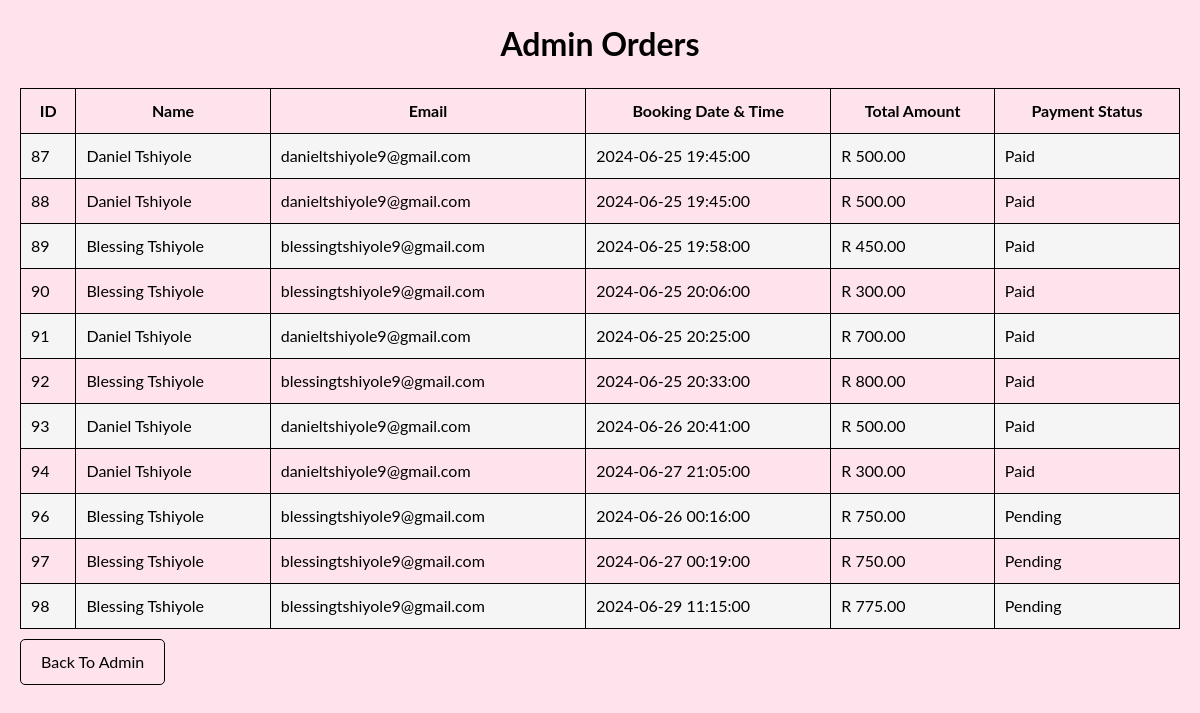
Screenshot of /admin_orders.php with the database file from the repository.
### tables this page shows
CREATE TABLE `payments` (
  `id` int(11) NOT NULL,
  `user_id` int(11) DEFAULT NULL,
  `name` varchar(100) NOT NULL,
  `email` varchar(100) NOT NULL,
  `booking_datetime` datetime NOT NULL,
  `services` text DEFAULT NULL,
  `total_amount` decimal(10,2) NOT NULL,
  `payment_status` varchar(20) NOT NULL DEFAULT 'Pending',
  `payment_date` datetime DEFAULT NULL
);

### admin_orders.php (the view, shortened to what this page needs)
<!DOCTYPE html>
<html lang="en">
<head>
    <link rel="stylesheet" href="style.css">
    <link rel="stylesheet" href="style2.css">
</head>
<body>
    <div class="container">
        <h1>Admin Orders</h1>
        <?php
        include 'db_connection.php';
        $sql = "SELECT id, name, email, booking_datetime, total_amount, payment_status FROM payments";
        $result = $conn->query($sql);
        if ($result === false) {
            echo "<p>Error: " . $conn->error . "</p>";
        } elseif ($result->num_rows > 0) {
            echo "<table>";
            echo "<tr><th>ID</th><th>Name</th><th>Email</th><th>Booking Date & Time</th><th>Total Amount</th><th>Payment Status</th></tr>";
            while ($row = $result->fetch_assoc()) {
                echo "<tr>";
                echo "<td>" . htmlspecialchars($row["id"]) . "</td>";
                echo "<td>" . htmlspecialchars($row["name"]) . "</td>";
                echo "<td>" . htmlspecialchars($row["email"]) . "</td>";
                echo "<td>" . htmlspecialchars($row["booking_datetime"]) . "</td>";
                echo "<td>R " . number_format($row["total_amount"], 2) . "</td>";
                echo "<td>" . htmlspecialchars($row["payment_status"]) . "</td>";
                echo "</tr>";
            }
            echo "</table>";
        } else {
            echo "<p>No orders found.</p>";
        }
        ?>
        <a href="admin.html" class="link-button">Back To Admin</a>
    </div>
</body>
</html>

### style.css (style rules this page uses)
* { margin: 0; padding: 0; box-sizing: border-box; list-style: none; }
body { font-family: "Lato", Helvetica, Arial, sans-serif; font-size: 16px; background-color: #fee3ec; line-height: 1.5; }
a { text-decoration: none; transition: all 0.3s ease-in-out; color: inherit; }
.container { width: 100%; margin: auto; padding-left: var(--col-gap); padding-right: var(--col-gap); }
@media screen and (min-width: 768px) { .container { max-width: 768px; } }
@media screen and (min-width: 1200px) { .container { max-width: 1200px; } }

### admin_orders.php (style rules this page uses)
table { width: 100%; border-collapse: collapse; margin-top: 20px; }
th, td { padding: 10px; border: 1px solid #000; }
th { background-color: #fee3ec; font-weight: bold; }
tr:nth-child(even) { background-color: #f5f5f5; }
.container { padding: 20px; }
h1 { text-align: center; }
.link-button { display: inline-block; padding: 10px 20px; background-color: #fee3ec; color: #000; border: 1px solid #000; border-radius: 5px; cursor: pointer; transition: background-color 0.3s ease; text-decoration: none; margin-top: 10px; }

### rows the page displays
payments: id "87", name "Daniel Tshiyole", email "danieltshiyole9@gmail.com", booking_datetime "2024-06-25 19:45:00", total_amount "500.00", payment_status "Paid"
payments: id "88", name "Daniel Tshiyole", email "danieltshiyole9@gmail.com", booking_datetime "2024-06-25 19:45:00", total_amount "500.00", payment_status "Paid"
payments: id "89", name "Blessing Tshiyole", email "blessingtshiyole9@gmail.com", booking_datetime "2024-06-25 19:58:00", total_amount "450.00", payment_status "Paid"
payments: id "90", name "Blessing Tshiyole", email "blessingtshiyole9@gmail.com", booking_datetime "2024-06-25 20:06:00", total_amount "300.00", payment_status "Paid"
payments: id "91", name "Daniel Tshiyole", email "danieltshiyole9@gmail.com", booking_datetime "2024-06-25 20:25:00", total_amount "700.00", payment_status "Paid"
payments: id "92", name "Blessing Tshiyole", email "blessingtshiyole9@gmail.com", booking_datetime "2024-06-25 20:33:00", total_amount "800.00", payment_status "Paid"
payments: id "93", name "Daniel Tshiyole", email "danieltshiyole9@gmail.com", booking_datetime "2024-06-26 20:41:00", total_amount "500.00", payment_status "Paid"
payments: id "94", name "Daniel Tshiyole", email "danieltshiyole9@gmail.com", booking_datetime "2024-06-27 21:05:00", total_amount "300.00", payment_status "Paid"
payments: id "96", name "Blessing Tshiyole", email "blessingtshiyole9@gmail.com", booking_datetime "2024-06-26 00:16:00", total_amount "750.00", payment_status "Pending"
payments: id "97", name "Blessing Tshiyole", email "blessingtshiyole9@gmail.com", booking_datetime "2024-06-27 00:19:00", total_amount "750.00", payment_status "Pending"
payments: id "98", name "Blessing Tshiyole", email "blessingtshiyole9@gmail.com", booking_datetime "2024-06-29 11:15:00", total_amount "775.00", payment_status "Pending"
